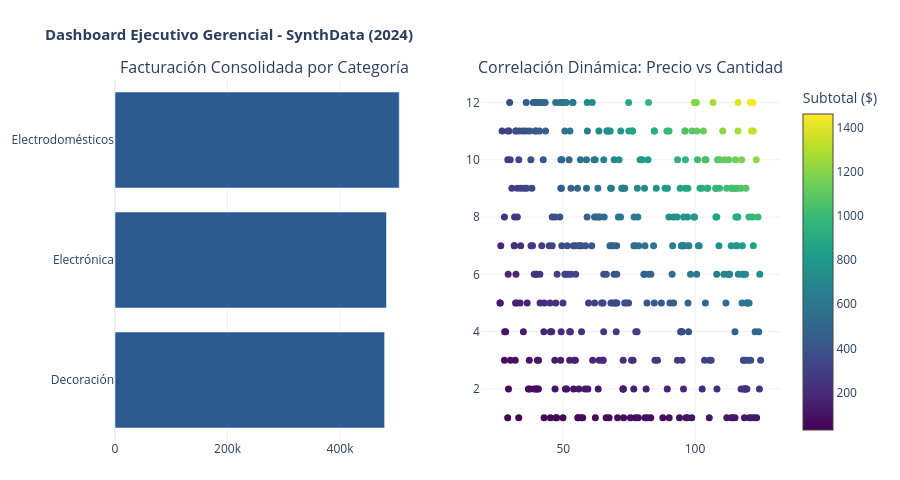

Notebook code for this chart:
### Markdown cell above
## Actividad 3: Visualización Interactiva con Plotly y Dash
Construcción de un **Dashboard Interactivo** utilizando componentes de Plotly y estructura Dash, permitiendo al usuario seleccionar dinámicamente categorías comerciales para explorar el comportamiento de ventas por producto.

### Code cell
# =====================================================================
# ACTIVIDAD 4.3: DASHBOARD INTERACTIVO (PLOTLY & DASH COMPONENTS)
# =====================================================================
import plotly.express as px
import plotly.graph_objects as go
from plotly.subplots import make_subplots

# Generación del Dashboard Multivista interactivo
fig_dashboard = make_subplots(
    rows=1, cols=2,
    subplot_titles=('Facturación Consolidada por Categoría', 'Correlación Dinámica: Precio vs Cantidad'),
    specs=[[{"type": "bar"}, {"type": "scatter"}]]
)

cat_plotly = resumen_categoria.sort_values(by='ingresos_totales', ascending=True)
fig_dashboard.add_trace(
    go.Bar(
        y=cat_plotly['categoria'],
        x=cat_plotly['ingresos_totales'],
        orientation='h',
        marker_color='#2b5c8f',
        name='Ingresos'
    ),
    row=1, col=1
)

sample_scatter = df_ventas_limpio.sample(n=400, random_state=42)
fig_dashboard.add_trace(
    go.Scatter(
        x=sample_scatter['precio'],
        y=sample_scatter['cantidad'],
        mode='markers',
        marker=dict(size=7, color=sample_scatter['ingreso_total'], colorscale='Viridis', showscale=True, colorbar=dict(title="Subtotal ($)")),
        name='Transacciones'
    ),
    row=1, col=2
)

fig_dashboard.update_layout(
    title_text="<b>Dashboard Ejecutivo Gerencial - SynthData (2024)</b>",
    title_font_size=15,
    showlegend=False,
    template='plotly_white',
    height=480,
    margin=dict(t=80, b=40, l=40, r=40)
)

fig_dashboard.show()

### Figure 1 — Plotly figure (JSON) as saved in the notebook; plotly's stock layout.template omitted (floating-point values rounded to 4 significant figures; data arrays with more than 128 entries replaced by an {"elided": "..."} marker saying what was removed)
{"data": [{"marker": {"color": "#2b5c8f"}, "name": "Ingresos", "orientation": "h", "type": "bar", "x": [479200.0, 482600.0, 505300.0], "xaxis": "x", "y": ["Decoración", "Electrónica", "Electrodomésticos"], "yaxis": "y"}, {"marker": {"color": {"elided": "400 float values"}, "colorbar": {"title": {"text": "Subtotal ($)"}}, "colorscale": [[0, "#440154"], [0.1111, "#482878"], [0.2222, "#3e4989"], [0.3333, "#31688e"], [0.4444, "#26828e"], [0.5556, "#1f9e89"], [0.6667, "#35b779"], [0.7778, "#6ece58"], [0.8889, "#b5de2b"], [1, "#fde725"]], "showscale": true, "size": 7}, "mode": "markers", "name": "Transacciones", "type": "scatter", "x": {"elided": "400 float values"}, "xaxis": "x2", "y": {"elided": "400 int values"}, "yaxis": "y2"}], "layout": {"annotations": [{"font": {"size": 16}, "showarrow": false, "text": "Facturación Consolidada por Categoría", "x": 0.225, "xanchor": "center", "xref": "paper", "y": 1, "yanchor": "bottom", "yref": "paper"}, {"font": {"size": 16}, "showarrow": false, "text": "Correlación Dinámica: Precio vs Cantidad", "x": 0.775, "xanchor": "center", "xref": "paper", "y": 1, "yanchor": "bottom", "yref": "paper"}], "height": 480, "margin": {"b": 40, "l": 40, "r": 40, "t": 80}, "showlegend": false, "title": {"font": {"size": 15}, "text": "<b>Dashboard Ejecutivo Gerencial - SynthData (2024)</b>"}, "xaxis": {"anchor": "y", "domain": [0, 0.45]}, "xaxis2": {"anchor": "y2", "domain": [0.55, 1]}, "yaxis": {"anchor": "x", "domain": [0, 1]}, "yaxis2": {"anchor": "x2", "domain": [0, 1]}}}
